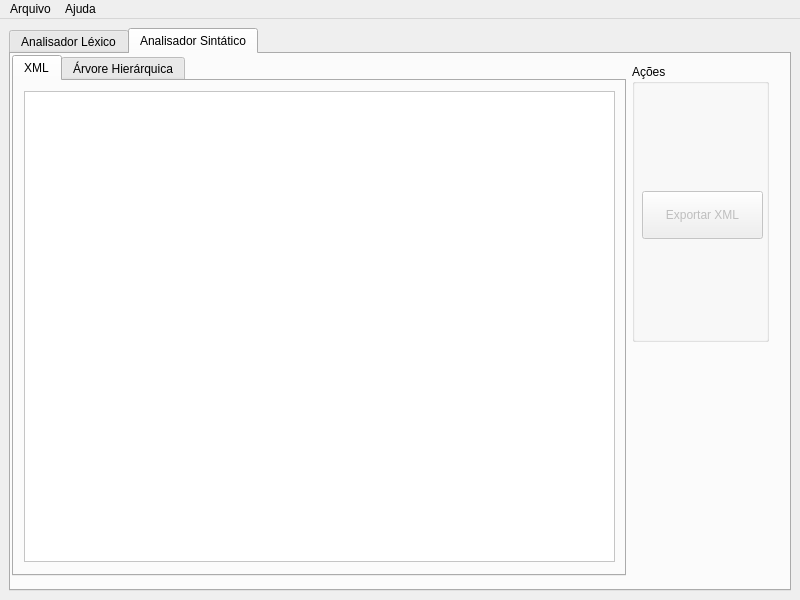
<?xml version="1.0" encoding="UTF-8"?>
<ui version="4.0">
 <class>MainWindow</class>
 <widget class="QMainWindow" name="MainWindow">
  <property name="geometry">
   <rect>
    <x>0</x>
    <y>0</y>
    <width>800</width>
    <height>600</height>
   </rect>
  </property>
  <property name="windowTitle">
   <string>Compiladores</string>
  </property>
  <widget class="QWidget" name="centralwidget">
   <layout class="QVBoxLayout" name="verticalLayout">
    <item>
     <widget class="QTabWidget" name="tabWidget">
      <property name="tabPosition">
       <enum>QTabWidget::TabPosition::North</enum>
      </property>
      <property name="currentIndex">
       <number>1</number>
      </property>
      <widget class="QWidget" name="tab">
       <attribute name="title">
        <string>Analisador Léxico</string>
       </attribute>
       <widget class="QWidget" name="layoutWidget">
        <property name="geometry">
         <rect>
          <x>10</x>
          <y>0</y>
          <width>761</width>
          <height>521</height>
         </rect>
        </property>
        <layout class="QVBoxLayout" name="verticalLayout_3" stretch="6,5">
         <item>
          <layout class="QHBoxLayout" name="horizontalLayout" stretch="9,2">
           <item>
            <widget class="QGroupBox" name="groupBox">
             <property name="title">
              <string>Seleção de Arquivo</string>
             </property>
             <widget class="QTreeView" name="treeView_dir">
              <property name="geometry">
               <rect>
                <x>10</x>
                <y>30</y>
                <width>371</width>
                <height>231</height>
               </rect>
              </property>
              <property name="toolTip">
               <string>Navegue até o diretório contendo o arquivo .jack</string>
              </property>
             </widget>
             <widget class="QListView" name="listView_file">
              <property name="geometry">
               <rect>
                <x>390</x>
                <y>30</y>
                <width>211</width>
                <height>231</height>
               </rect>
              </property>
              <property name="toolTip">
               <string>Selecione um arquivo .jack</string>
              </property>
             </widget>
            </widget>
           </item>
           <item>
            <widget class="QGroupBox" name="groupBox_3">
             <property name="title">
              <string>Ações</string>
             </property>
             <widget class="QWidget" name="layoutWidget">
              <property name="geometry">
               <rect>
                <x>10</x>
                <y>30</y>
                <width>121</width>
                <height>231</height>
               </rect>
              </property>
              <layout class="QVBoxLayout" name="verticalLayout_2">
               <item>
                <spacer name="verticalSpacer_3">
                 <property name="orientation">
                  <enum>Qt::Orientation::Vertical</enum>
                 </property>
                 <property name="sizeHint" stdset="0">
                  <size>
                   <width>20</width>
                   <height>40</height>
                  </size>
                 </property>
                </spacer>
               </item>
               <item>
                <widget class="QPushButton" name="pushButton_selecionar">
                 <property name="enabled">
                  <bool>false</bool>
                 </property>
                 <property name="minimumSize">
                  <size>
                   <width>0</width>
                   <height>48</height>
                  </size>
                 </property>
                 <property name="toolTip">
                  <string>Selecionar arquivo jack</string>
                 </property>
                 <property name="text">
                  <string>Selecionar</string>
                 </property>
                </widget>
               </item>
               <item>
                <spacer name="verticalSpacer_2">
                 <property name="orientation">
                  <enum>Qt::Orientation::Vertical</enum>
                 </property>
                 <property name="sizeHint" stdset="0">
                  <size>
                   <width>20</width>
                   <height>40</height>
                  </size>
                 </property>
                </spacer>
               </item>
               <item>
                <widget class="QPushButton" name="pushButton_exportar">
                 <property name="enabled">
                  <bool>false</bool>
                 </property>
                 <property name="minimumSize">
                  <size>
                   <width>0</width>
                   <height>48</height>
                  </size>
                 </property>
                 <property name="toolTip">
                  <string>Exportar arquivo jack selecionado</string>
                 </property>
                 <property name="text">
                  <string>Exportar XML</string>
                 </property>
                </widget>
               </item>
               <item>
                <spacer name="verticalSpacer">
                 <property name="orientation">
                  <enum>Qt::Orientation::Vertical</enum>
                 </property>
                 <property name="sizeHint" stdset="0">
                  <size>
                   <width>20</width>
                   <height>40</height>
                  </size>
                 </property>
                </spacer>
               </item>
              </layout>
             </widget>
            </widget>
           </item>
          </layout>
         </item>
         <item>
          <widget class="QTabWidget" name="tabWidget_detalhes">
           <property name="sizePolicy">
            <sizepolicy hsizetype="Preferred" vsizetype="Expanding">
             <horstretch>0</horstretch>
             <verstretch>0</verstretch>
            </sizepolicy>
           </property>
           <property name="currentIndex">
            <number>2</number>
           </property>
           <widget class="QWidget" name="tab_3">
            <attribute name="title">
             <string>Resumo</string>
            </attribute>
            <widget class="QWidget" name="formLayoutWidget">
             <property name="geometry">
              <rect>
               <x>10</x>
               <y>10</y>
               <width>741</width>
               <height>191</height>
              </rect>
             </property>
             <layout class="QFormLayout" name="formLayout">
              <item row="0" column="0">
               <widget class="QLabel" name="label">
                <property name="text">
                 <string>Arquivo analisado:</string>
                </property>
               </widget>
              </item>
              <item row="1" column="0">
               <widget class="QLabel" name="label_2">
                <property name="text">
                 <string>Situação da análise:</string>
                </property>
               </widget>
              </item>
              <item row="2" column="0">
               <widget class="QLabel" name="label_3">
                <property name="text">
                 <string>Total de tokens</string>
                </property>
               </widget>
              </item>
              <item row="3" column="0">
               <widget class="QLabel" name="label_4">
                <property name="text">
                 <string>Palavra-chave:</string>
                </property>
               </widget>
              </item>
              <item row="4" column="0">
               <widget class="QLabel" name="label_5">
                <property name="text">
                 <string>Símbolos:</string>
                </property>
               </widget>
              </item>
              <item row="5" column="0">
               <widget class="QLabel" name="label_6">
                <property name="text">
                 <string>Constantes inteiras:</string>
                </property>
               </widget>
              </item>
              <item row="6" column="0">
               <widget class="QLabel" name="label_7">
                <property name="text">
                 <string>Constantes de texto:</string>
                </property>
               </widget>
              </item>
              <item row="7" column="0">
               <widget class="QLabel" name="label_8">
                <property name="text">
                 <string>Identificadores:</string>
                </property>
               </widget>
              </item>
              <item row="0" column="1">
               <widget class="QLabel" name="label_9">
                <property name="text">
                 <string/>
                </property>
               </widget>
              </item>
              <item row="1" column="1">
               <widget class="QLabel" name="label_10">
                <property name="text">
                 <string/>
                </property>
               </widget>
              </item>
              <item row="2" column="1">
               <widget class="QLabel" name="label_11">
                <property name="text">
                 <string/>
                </property>
               </widget>
              </item>
              <item row="3" column="1">
               <widget class="QLabel" name="label_12">
                <property name="text">
                 <string/>
                </property>
               </widget>
              </item>
              <item row="4" column="1">
               <widget class="QLabel" name="label_13">
                <property name="text">
                 <string/>
                </property>
               </widget>
              </item>
              <item row="5" column="1">
               <widget class="QLabel" name="label_14">
                <property name="text">
                 <string/>
                </property>
               </widget>
              </item>
              <item row="6" column="1">
               <widget class="QLabel" name="label_15">
                <property name="text">
                 <string/>
                </property>
               </widget>
              </item>
              <item row="7" column="1">
               <widget class="QLabel" name="label_16">
                <property name="text">
                 <string/>
                </property>
               </widget>
              </item>
             </layout>
            </widget>
           </widget>
           <widget class="QWidget" name="tab_4">
            <attribute name="title">
             <string>Código-fonte</string>
            </attribute>
            <widget class="QTextEdit" name="textEdit_codigo">
             <property name="geometry">
              <rect>
               <x>10</x>
               <y>10</y>
               <width>741</width>
               <height>191</height>
              </rect>
             </property>
             <property name="styleSheet">
              <string notr="true">background-color: rgb(255, 255, 255);
color: rgb(0, 0, 0);</string>
             </property>
            </widget>
           </widget>
           <widget class="QWidget" name="tab_5">
            <attribute name="title">
             <string>Lista de Tokens</string>
            </attribute>
            <widget class="QTableView" name="tableView_tokens">
             <property name="geometry">
              <rect>
               <x>10</x>
               <y>10</y>
               <width>741</width>
               <height>192</height>
              </rect>
             </property>
            </widget>
           </widget>
          </widget>
         </item>
        </layout>
       </widget>
      </widget>
      <widget class="QWidget" name="tab_2">
       <attribute name="title">
        <string>Analisador Sintático</string>
       </attribute>
       <widget class="QTabWidget" name="tabWidget_sintatico">
        <property name="geometry">
         <rect>
          <x>1</x>
          <y>1</y>
          <width>614</width>
          <height>521</height>
         </rect>
        </property>
        <property name="tabPosition">
         <enum>QTabWidget::TabPosition::North</enum>
        </property>
        <property name="currentIndex">
         <number>0</number>
        </property>
        <property name="elideMode">
         <enum>Qt::TextElideMode::ElideNone</enum>
        </property>
        <widget class="QWidget" name="tab_6">
         <attribute name="title">
          <string>XML</string>
         </attribute>
         <widget class="QTextEdit" name="textEdit_xml">
          <property name="geometry">
           <rect>
            <x>10</x>
            <y>10</y>
            <width>591</width>
            <height>471</height>
           </rect>
          </property>
          <property name="styleSheet">
           <string notr="true">background-color: rgb(255, 255, 255);</string>
          </property>
         </widget>
        </widget>
        <widget class="QWidget" name="tab_7">
         <attribute name="title">
          <string>Árvore Hierárquica</string>
         </attribute>
         <widget class="QTreeView" name="treeView_xml">
          <property name="geometry">
           <rect>
            <x>10</x>
            <y>10</y>
            <width>591</width>
            <height>471</height>
           </rect>
          </property>
         </widget>
        </widget>
       </widget>
       <widget class="QGroupBox" name="groupBox_4">
        <property name="geometry">
         <rect>
          <x>621</x>
          <y>10</y>
          <width>137</width>
          <height>278</height>
         </rect>
        </property>
        <property name="title">
         <string>Ações</string>
        </property>
        <widget class="QWidget" name="layoutWidget">
         <property name="geometry">
          <rect>
           <x>10</x>
           <y>20</y>
           <width>121</width>
           <height>261</height>
          </rect>
         </property>
         <layout class="QVBoxLayout" name="verticalLayout_4">
          <item>
           <spacer name="verticalSpacer_4">
            <property name="orientation">
             <enum>Qt::Orientation::Vertical</enum>
            </property>
            <property name="sizeHint" stdset="0">
             <size>
              <width>20</width>
              <height>40</height>
             </size>
            </property>
           </spacer>
          </item>
          <item>
           <widget class="QPushButton" name="pushButton_exportar_xml_sintatico">
            <property name="enabled">
             <bool>false</bool>
            </property>
            <property name="minimumSize">
             <size>
              <width>0</width>
              <height>48</height>
             </size>
            </property>
            <property name="toolTip">
             <string>Exportar arquivo jack selecionado</string>
            </property>
            <property name="text">
             <string>Exportar XML</string>
            </property>
           </widget>
          </item>
          <item>
           <spacer name="verticalSpacer_6">
            <property name="orientation">
             <enum>Qt::Orientation::Vertical</enum>
            </property>
            <property name="sizeHint" stdset="0">
             <size>
              <width>20</width>
              <height>40</height>
             </size>
            </property>
           </spacer>
          </item>
         </layout>
        </widget>
       </widget>
      </widget>
     </widget>
    </item>
   </layout>
  </widget>
  <widget class="QMenuBar" name="menubar">
   <property name="geometry">
    <rect>
     <x>0</x>
     <y>0</y>
     <width>800</width>
     <height>22</height>
    </rect>
   </property>
   <widget class="QMenu" name="menuArquivo">
    <property name="title">
     <string>Arquivo</string>
    </property>
    <addaction name="actionSair_2"/>
   </widget>
   <widget class="QMenu" name="menuAjuda">
    <property name="title">
     <string>Ajuda</string>
    </property>
    <addaction name="actionSobre"/>
   </widget>
   <addaction name="menuArquivo"/>
   <addaction name="menuAjuda"/>
  </widget>
  <action name="actionSobre">
   <property name="text">
    <string>Sobre</string>
   </property>
  </action>
  <action name="actionSair_2">
   <property name="text">
    <string>Sair</string>
   </property>
  </action>
 </widget>
 <resources/>
 <connections/>
</ui>
